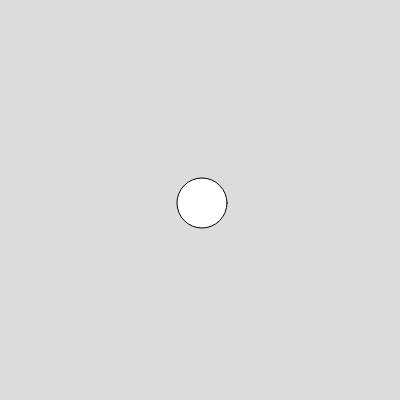
Frame 1 (no input)
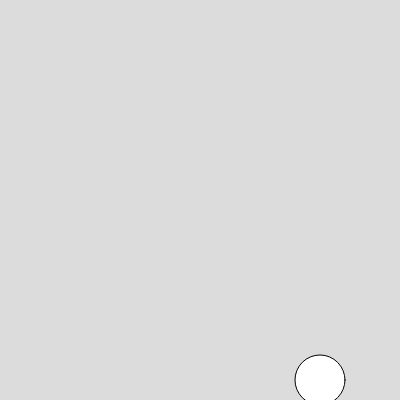
Frame 60 (no input)
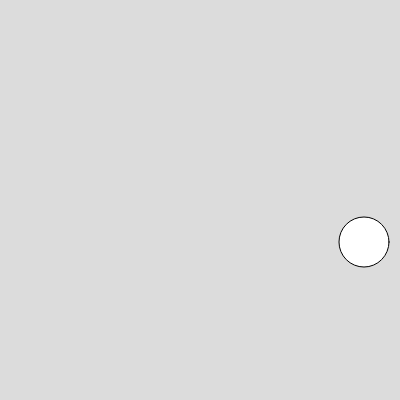
Frame 120 (the mouse pressed at the canvas centre since frame 60)

The p5.js sketch that drew these frames (run headless with seeded random() and noise() and a simulated clock; from frame 60 on, the mouse is pressed at the canvas centre):

// p5.js sketch
// ── sketch.js
let x = 200;
let y = 200;
let xSpeed = 2;
let ySpeed = 3;

function setup() {
  createCanvas(400, 400);
}

function draw() {
  background(220);

  // Move the ball
  x += xSpeed;
  y += ySpeed;

  // Bounce off edges
  if (x > width || x < 0) {
    xSpeed *= -1;
  }
  if (y > height || y < 0) {
    ySpeed *= -1;
  }

  // Draw the ball
  ellipse(x, y, 50, 50);
}
// ── sketch_pre.js
let circleX = 200;
let circleY = 200;
let speedX = Math.floor(Math.random() * 3) + 1;
let speedY = Math.floor(Math.random() * 3) + 1;

function setup(){
    createCanvas(400, 400);
    background(220);
    circle(circleX, circleY, 50);
}

function draw(){
    background(220);
    if(circleX - 35 < 0 || circleX + 35 > 400){
        prevSpeedX = speedX
        while(circleX - speedX - 35 < 0 ||  circleX - speedX + 35 > 400){
            speedX = Math.floor(Math.random() * 3) + 1;
            if(prevSpeedX > 0){
                speedX = -1 * speedX 
            }
        }
        
        
    }
    if(circleY - 35 < 0  || circleY + 35 > 400){
        prevSpeedY = speedY
        while(circleY - speedY - 35 < 0 ||  circleY - speedY + 35 > 400){
            speedY = Math.floor(Math.random() * 3) + 1;
            if(prevSpeedY > 0){
                speedY = -1 * speedY 
            }
        }
    }
    circleX -= speedX;
    circleY -= speedY;
    circle(circleX, circleY, 50);

}
